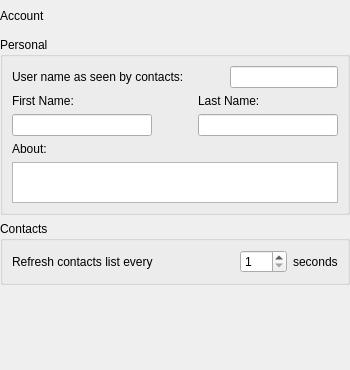
       <widget class="QWidget" name="pageAccount">
        <layout class="QVBoxLayout" name="verticalLayout_11">
         <property name="leftMargin">
          <number>0</number>
         </property>
         <property name="topMargin">
          <number>0</number>
         </property>
         <property name="rightMargin">
          <number>0</number>
         </property>
         <property name="bottomMargin">
          <number>0</number>
         </property>
         <item>
          <widget class="QLabel" name="lblAccountPage">
           <property name="sizePolicy">
            <sizepolicy hsizetype="Preferred" vsizetype="Fixed">
             <horstretch>0</horstretch>
             <verstretch>0</verstretch>
            </sizepolicy>
           </property>
           <property name="minimumSize">
            <size>
             <width>0</width>
             <height>31</height>
            </size>
           </property>
           <property name="frameShape">
            <enum>QFrame::NoFrame</enum>
           </property>
           <property name="text">
            <string>Account</string>
           </property>
          </widget>
         </item>
         <item>
          <widget class="QGroupBox" name="grpPersonal">
           <property name="title">
            <string>Personal</string>
           </property>
           <layout class="QVBoxLayout" name="verticalLayout_9">
            <item>
             <layout class="QHBoxLayout" name="horizontalLayout_4">
              <item>
               <widget class="QLabel" name="lblUserNameDesc">
                <property name="text">
                 <string>User name as seen by contacts:</string>
                </property>
               </widget>
              </item>
              <item>
               <spacer name="horizontalSpacer_2">
                <property name="orientation">
                 <enum>Qt::Horizontal</enum>
                </property>
                <property name="sizeHint" stdset="0">
                 <size>
                  <width>40</width>
                  <height>20</height>
                 </size>
                </property>
               </spacer>
              </item>
              <item>
               <widget class="QLineEdit" name="txtUserName"/>
              </item>
             </layout>
            </item>
            <item>
             <layout class="QHBoxLayout" name="horizontalLayout_5">
              <item>
               <layout class="QVBoxLayout" name="verticalLayout_6">
                <item>
                 <widget class="QLabel" name="lblFirstNameDesc">
                  <property name="text">
                   <string>First Name:</string>
                  </property>
                 </widget>
                </item>
                <item>
                 <widget class="QLineEdit" name="txtFirstName"/>
                </item>
               </layout>
              </item>
              <item>
               <spacer name="horizontalSpacer_3">
                <property name="orientation">
                 <enum>Qt::Horizontal</enum>
                </property>
                <property name="sizeType">
                 <enum>QSizePolicy::Minimum</enum>
                </property>
                <property name="sizeHint" stdset="0">
                 <size>
                  <width>40</width>
                  <height>20</height>
                 </size>
                </property>
               </spacer>
              </item>
              <item>
               <layout class="QVBoxLayout" name="verticalLayout_7">
                <item>
                 <widget class="QLabel" name="lblLastNameDesc">
                  <property name="text">
                   <string>Last Name:</string>
                  </property>
                 </widget>
                </item>
                <item>
                 <widget class="QLineEdit" name="txtLastName"/>
                </item>
               </layout>
              </item>
             </layout>
            </item>
            <item>
             <layout class="QVBoxLayout" name="verticalLayout_8">
              <item>
               <widget class="QLabel" name="lblAboutDesc">
                <property name="text">
                 <string>About:</string>
                </property>
               </widget>
              </item>
              <item>
               <widget class="QPlainTextEdit" name="txtAbout">
                <property name="sizePolicy">
                 <sizepolicy hsizetype="Expanding" vsizetype="Fixed">
                  <horstretch>0</horstretch>
                  <verstretch>0</verstretch>
                 </sizepolicy>
                </property>
                <property name="maximumSize">
                 <size>
                  <width>16777215</width>
                  <height>41</height>
                 </size>
                </property>
               </widget>
              </item>
             </layout>
            </item>
           </layout>
          </widget>
         </item>
         <item>
          <widget class="QGroupBox" name="grpContacts">
           <property name="title">
            <string>Contacts</string>
           </property>
           <layout class="QVBoxLayout" name="verticalLayout_10">
            <item>
             <layout class="QHBoxLayout" name="horizontalLayout_6">
              <item>
               <widget class="QLabel" name="lblRefreshTimeDesc">
                <property name="text">
                 <string>Refresh contacts list every</string>
                </property>
               </widget>
              </item>
              <item>
               <spacer name="horizontalSpacer_4">
                <property name="orientation">
                 <enum>Qt::Horizontal</enum>
                </property>
                <property name="sizeHint" stdset="0">
                 <size>
                  <width>40</width>
                  <height>20</height>
                 </size>
                </property>
               </spacer>
              </item>
              <item>
               <widget class="QSpinBox" name="spnRefreshTime">
                <property name="minimum">
                 <number>1</number>
                </property>
                <property name="maximum">
                 <number>600</number>
                </property>
               </widget>
              </item>
              <item>
               <widget class="QLabel" name="lblSecondsDesc">
                <property name="text">
                 <string>seconds</string>
                </property>
               </widget>
              </item>
             </layout>
            </item>
           </layout>
          </widget>
         </item>
         <item>
          <spacer name="verticalSpacer_2">
           <property name="orientation">
            <enum>Qt::Vertical</enum>
           </property>
           <property name="sizeHint" stdset="0">
            <size>
             <width>20</width>
             <height>85</height>
            </size>
           </property>
          </spacer>
         </item>
        </layout>
       </widget>
